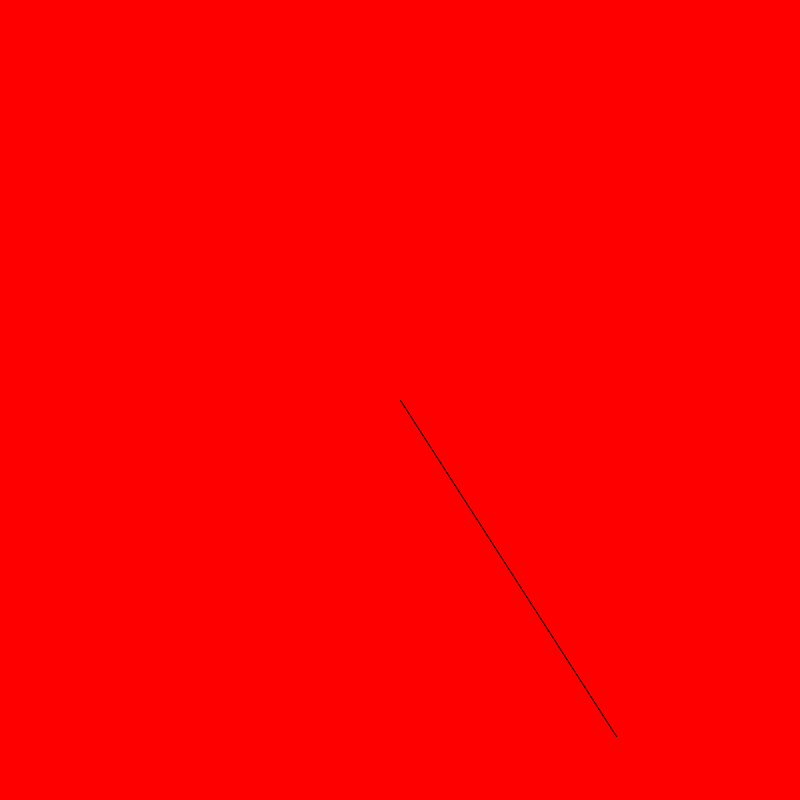
Frame 1 (no input)
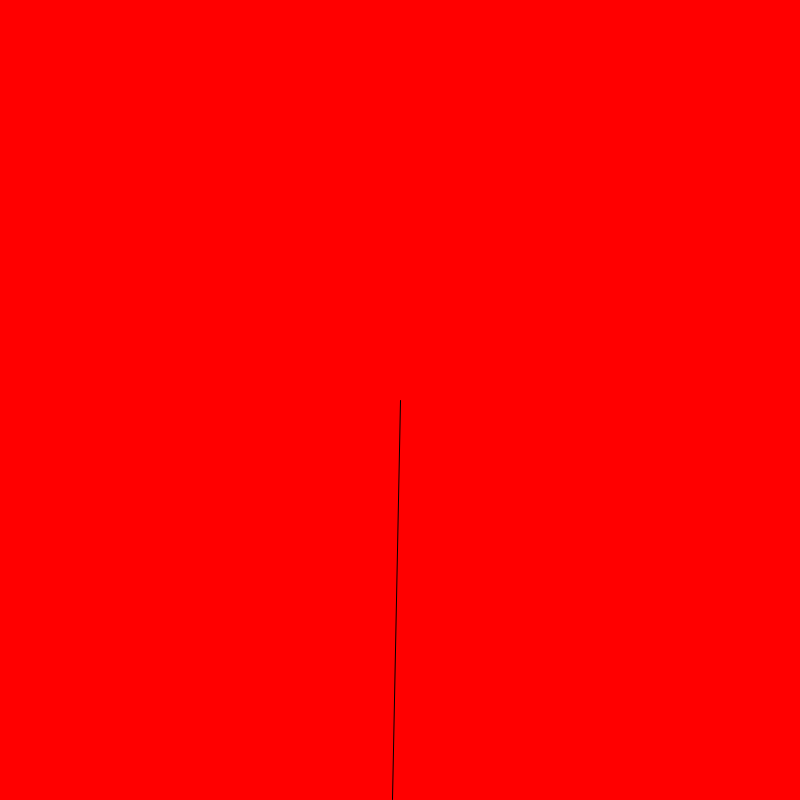
Frame 60 (the mouse pressed at the canvas centre just before this capture)
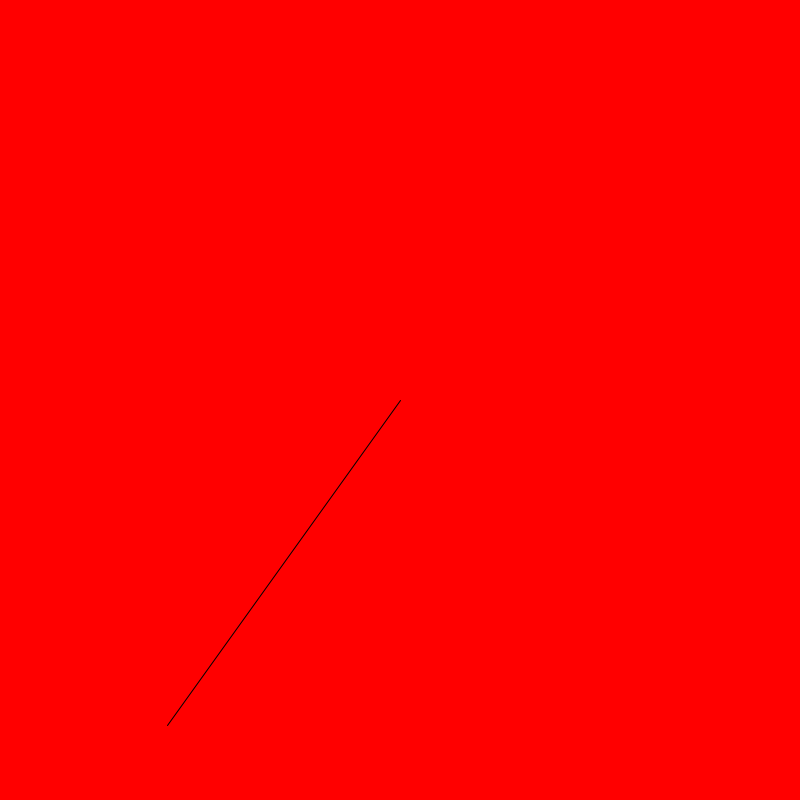
Frame 120 (the mouse held since frame 60 and released just before this capture)

The Processing sketch that drew these frames (run headless with seeded random() and noise(); from frame 60 on, the mouse is pressed at the canvas centre):

// Processing sketch: s04_rotate
// ── s04_rotate.pde
void setup(){
 size (800,800); 
  
}
float ang = 1;
void draw(){
 background(255,0,0);
   translate(width/2, height/2);
   rotate(ang);
   line (0,0, 400,0);
   ang += 0.01;
  
}
